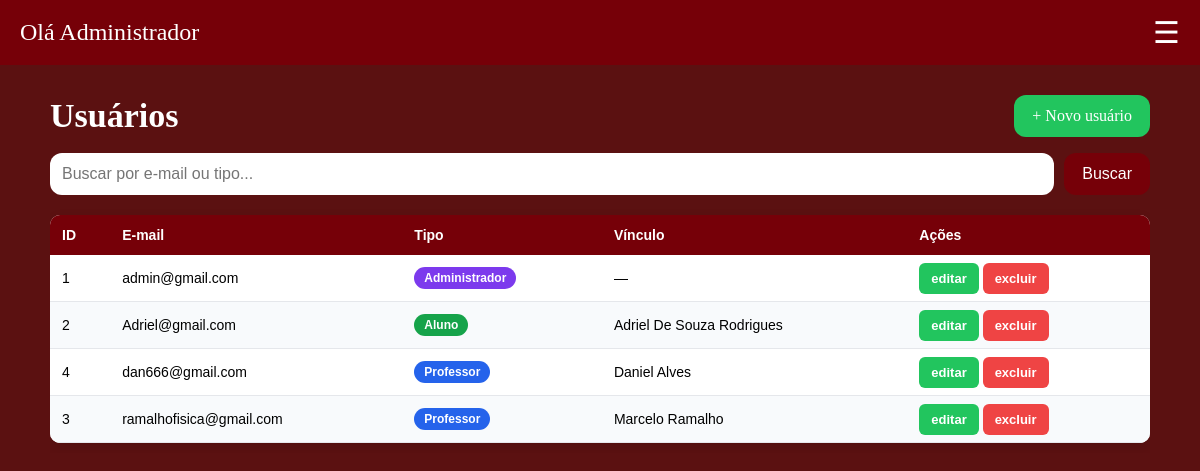
The page /Gestao-Escolar/php/admin/listarusuario.php (signed in) on the database its author committed.
### tables this page shows
CREATE TABLE IF NOT EXISTS `usuario` (
  `id_usuario` int NOT NULL AUTO_INCREMENT,
  `email` varchar(100) NOT NULL,
  `senha_hash` varchar(255) NOT NULL,
  `tipo_usuario` enum('Administrador','Professor','Aluno') NOT NULL,
  `id_professor` int DEFAULT NULL,
  `id_aluno` int DEFAULT NULL,
  PRIMARY KEY (`id_usuario`),
  UNIQUE KEY `email` (`email`),
  KEY `id_professor` (`id_professor`),
  KEY `id_aluno` (`id_aluno`),
  CONSTRAINT `usuario_ibfk_1` FOREIGN KEY (`id_professor`) REFERENCES `professor` (`id_professor`),
  CONSTRAINT `usuario_ibfk_2` FOREIGN KEY (`id_aluno`) REFERENCES `aluno` (`id_aluno`)
);

CREATE TABLE IF NOT EXISTS `aluno` (
  `id_aluno` int NOT NULL AUTO_INCREMENT,
  `nome` varchar(100) NOT NULL,
  `email` varchar(50) DEFAULT NULL,
  `data_nascimento` date DEFAULT NULL,
  `cpf` varchar(14) NOT NULL,
  `tel` varchar(20) DEFAULT NULL,
  `responsavel` varchar(100) NOT NULL,
  PRIMARY KEY (`id_aluno`),
  UNIQUE KEY `cpf` (`cpf`),
  UNIQUE KEY `email` (`email`)
);

CREATE TABLE IF NOT EXISTS `professor` (
  `id_professor` int NOT NULL AUTO_INCREMENT,
  `nome` varchar(100) NOT NULL,
  `email` varchar(50) NOT NULL,
  `data_nascimento` date DEFAULT NULL,
  `cpf` varchar(14) NOT NULL,
  `tel` varchar(20) DEFAULT NULL,
  `salario` decimal(10,2) DEFAULT NULL,
  PRIMARY KEY (`id_professor`),
  UNIQUE KEY `cpf` (`cpf`),
  UNIQUE KEY `email` (`email`)
);

### Gestao-Escolar/php/verifica.php (called while the page is built, shortened)
<?php
function h($texto) {
    return htmlspecialchars((string)$texto, ENT_QUOTES, 'UTF-8');
}

### Gestao-Escolar/php/admin/listarusuario.php (the view, shortened to what this page needs)
<?php
include "../verifica.php";
include_once "../conexao.php";
$busca = trim($_GET["busca"] ?? "");
$like = "%" . $busca . "%";
$stmt = $sql->prepare("SELECT u.*, p.nome AS professor, a.nome AS aluno
                       FROM usuario u
                       LEFT JOIN professor p ON p.id_professor = u.id_professor
                       LEFT JOIN aluno a ON a.id_aluno = u.id_aluno
                       WHERE u.email LIKE ? OR u.tipo_usuario LIKE ?
                       ORDER BY u.email");
$stmt->bind_param("ss", $like, $like);
$stmt->execute();
$query = $stmt->get_result();
?>
<!DOCTYPE html>
<html lang="pt-br">
<head>
    <link rel="stylesheet" href="../../css/style.css">
</head>
<body class="sla">
<?php include "../includes/header_admin.php"; ?>
<div class="container">
  <div class="page-head">
    <h2 class="titulo-pag">Usuários</h2>
    <a class="btn-novo" href="cadusuario.php">+ Novo usuário</a>
  </div>
  <form method="get" class="toolbar">
    <input type="search" name="busca" class="busca" placeholder="Buscar por e-mail ou tipo..." value="<?php echo h($busca); ?>">
    <button class="btn" type="submit">Buscar</button>
  </form>
  <div class="tabela-wrap">
    <table>
      <thead>
        <tr><th>ID</th><th>E-mail</th><th>Tipo</th><th>Vínculo</th><th>Ações</th></tr>
      </thead>
      <tbody>
<?php while ($row = $query->fetch_assoc()): ?>
        <tr>
          <td><?php echo (int)$row['id_usuario']; ?></td>
          <td><?php echo h($row['email']); ?></td>
          <td><span class="badge badge-<?php echo strtolower($row['tipo_usuario']); ?>"><?php echo h($row['tipo_usuario']); ?></span></td>
          <td><?php echo h($row['professor'] ?? $row['aluno'] ?? '—'); ?></td>
          <td class="acoes">
            <a class="btn-editar" href="edusuario.php?id=<?php echo (int)$row['id_usuario']; ?>">editar</a>
            <a class="btn-excluir" href="../excusuario.php?id=<?php echo (int)$row['id_usuario']; ?>">excluir</a>
          </td>
        </tr>
<?php endwhile; ?>
      </tbody>
    </table>
  </div>
</div>
</body>
</html>

### Gestao-Escolar/php/includes/header_admin.php (shortened to what this page needs)
<header>
  <div class="logo">Olá Administrador</div>
  <label for="menu-toggle" class="hamburguer">
    ☰
  </label>
</header>

### Gestao-Escolar/css/style.css (style rules this page uses)
.sla { margin: 0; background-color: rgb(91, 17, 17); }
header { background-color: rgb(118, 0, 8); padding: 15px 20px; display: flex; align-items: center; justify-content: space-between; position: relative; }
.logo { color: white; font-size: 24px; }
.hamburguer { color: white; font-size: 30px; cursor: pointer; }
a { text-decoration: none; }
table { width: 100%; border-collapse: collapse; margin: 20px 0; font-family: Arial, sans-serif; background: #fff; box-shadow: 0 4px 12px rgba(0,0,0,0.1); border-radius: 10px; overflow: hidden; }
table th { background: #eb25b3; color: white; padding: 12px; text-align: left; font-size: 14px; }
table td { padding: 12px; border-bottom: 1px solid #e5e7eb; font-size: 14px; }
table tr:nth-child(even) { background-color: #f8fafc; }
.btn-editar, .btn-excluir { text-decoration: none; padding: 8px 12px; border-radius: 6px; color: white; font-size: 13px; font-weight: bold; }
.btn-editar { background-color: #22c55e; }
.btn-excluir { background-color: #ef4444; }
.container { max-width: 1100px; margin: 30px auto; padding: 0 20px; }
.page-head { display: flex; justify-content: space-between; align-items: center; flex-wrap: wrap; gap: 12px; margin-bottom: 16px; }
.titulo-pag { color: #ffffff; font-size: 34px; margin: 0; }
.btn, .btn-novo, .btn-form { display: inline-block; cursor: pointer; border: none; border-radius: 12px; padding: 12px 18px; font-size: 16px; background-color: rgb(118, 0, 8); color: #ffffff; transition: 0.2s; }
.btn-novo { background-color: #22c55e; }
.toolbar { display: flex; flex-wrap: wrap; gap: 10px; margin-bottom: 10px; }
.toolbar input, .toolbar select { padding: 12px; border-radius: 12px; border: none; outline: none; background-color: #ffffff; font-size: 16px; }
.toolbar .busca { flex: 1; min-width: 220px; }
.tabela-wrap { overflow-x: auto; }
.tabela-wrap table { margin: 10px 0; }
.tabela-wrap table th { background: rgb(118, 0, 8); white-space: nowrap; }
.tabela-wrap td.acoes { white-space: nowrap; }
.badge { display: inline-block; padding: 4px 10px; border-radius: 20px; font-size: 12px; font-weight: bold; color: #ffffff; }
.badge-ativa, .badge-aluno { background-color: #16a34a; }
.badge-concluida, .badge-professor { background-color: #2563eb; }
.badge-administrador { background-color: #7c3aed; }

### rows shown on the page
usuario: id_usuario "1", email "admin@gmail.com", tipo_usuario "Administrador", professor "—"
usuario: id_usuario "2", email "Adriel@gmail.com", tipo_usuario "Aluno", id_aluno.nome "Adriel De Souza Rodrigues"
usuario: id_usuario "4", email "dan666@gmail.com", tipo_usuario "Professor", id_professor.nome "Daniel Alves"
usuario: id_usuario "3", email "ramalhofisica@gmail.com", tipo_usuario "Professor", id_professor.nome "Marcelo Ramalho"
